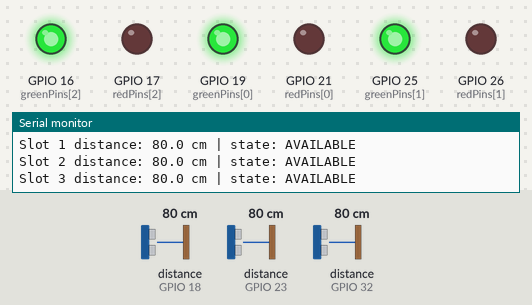
Bench run of a sketch on a simulated ESP32. On the bench: output pins drawn as LEDs (lit = HIGH), the last lines printed to the serial monitor. Wiring (from diagram.json): 3 × ultrasonic range finder: trigger GPIO 5, echo GPIO 18 / trigger GPIO 22, echo GPIO 23 / trigger GPIO 27, echo GPIO 32. Inputs (shaded band) come from the test bench; at power-on: distance to the obstacle (sensors on GPIO 18, GPIO 23, GPIO 32) 80 cm. The echo pulse lasts 58.3 µs per cm; WiFi joins after 1.5 s; servers stay silent unless stated; no MQTT or app messages arrive unless stated; pins used as bus, display or sensor lines are not drawn.

Above: at 2.8 s.
2.9 s: distance to the obstacle (sensor on GPIO 18) set to 17 cm
5.9 s: distance to the obstacle (sensor on GPIO 18) set to 13 cm
At 7.2 s:
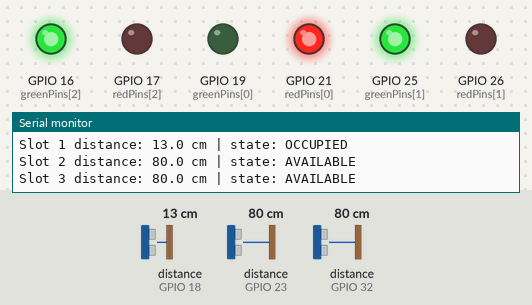
8.1 s: distance to the obstacle (sensor on GPIO 23) set to 17 cm
9.8 s: distance to the obstacle (sensor on GPIO 23) set to 12 cm
At 10.9 s:
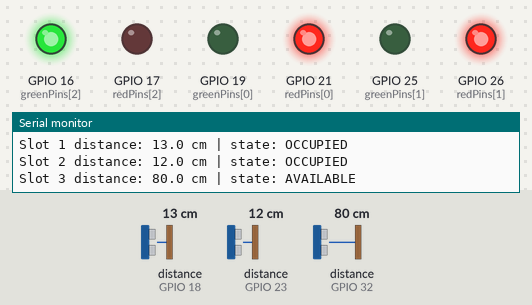
11.9 s: distance to the obstacle (sensor on GPIO 32) set to 17 cm
13.8 s: distance to the obstacle (sensor on GPIO 32) set to 13 cm
At 15.4 s:
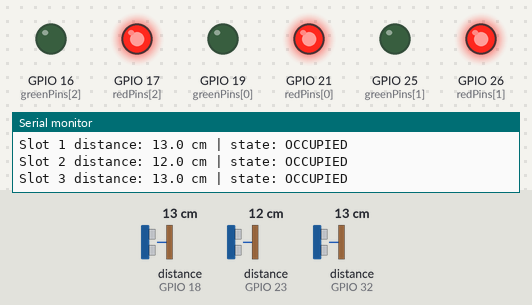
Timing chart, 0 to 16.9 s (numbered marks = the images above; inputs shaded):
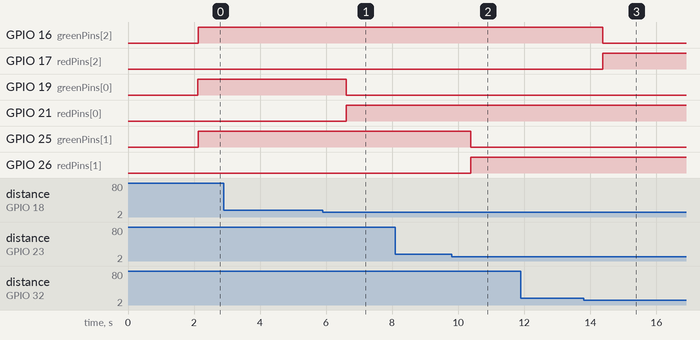

Measured:
- the behaviour switches between 15 and 14 cm on distance to the obstacle (sensor on GPIO 18) (found by bisection; images 0 and 1)
- the behaviour switches between 15 and 14 cm on distance to the obstacle (sensor on GPIO 23) (found by bisection; images 1 and 2)
- the behaviour switches between 15 and 14 cm on distance to the obstacle (sensor on GPIO 32) (found by bisection; images 2 and 3)
- after the input at 5.9 s, GPIO 19 (greenPins[0]): HIGH → LOW after 0.72 s; GPIO 21 (redPins[0]): LOW → HIGH after 0.72 s
- after the input at 9.8 s, GPIO 25 (greenPins[1]): HIGH → LOW after 0.57 s; GPIO 26 (redPins[1]): LOW → HIGH after 0.57 s
- after the input at 13.8 s, GPIO 16 (greenPins[2]): HIGH → LOW after 0.58 s; GPIO 17 (redPins[2]): LOW → HIGH after 0.58 s

The sketch:

sketch.ino
```cpp
/*
  IoT Smart Parking System - 3 Slots
  Board: ESP32 DevKit V1
  Sensors: 3 x HC-SR04
  Indicators: 3 green LEDs + 3 red LEDs
  Network: Wi-Fi + MQTT (PubSubClient)

  Wokwi Wi-Fi:
    SSID: Wokwi-GUEST
    Password: (empty)

  // MQTT broker (classroom demonstration only):
// broker.emqx.io:1883

  Physical hardware warning:
    HC-SR04 ECHO is normally 5V. ESP32 GPIO is NOT 5V tolerant.
    Use a voltage divider or logic-level shifter on every ECHO line
    when building the real circuit. Power HC-SR04 from 5V and share GND.
*/

#include <WiFi.h>
#include <PubSubClient.h>

// -------------------- Network configuration --------------------
const char* WIFI_SSID = "Wokwi-GUEST";
const char* WIFI_PASSWORD = "";

const char* MQTT_HOST = "broker.emqx.io";
const uint16_t MQTT_PORT = 1883;

const char* TOPIC_COMMAND = "smartparking/command";
const char* TOPIC_CONNECTION = "smartparking/system/connection";

WiFiClient wifiClient;
PubSubClient mqtt(wifiClient);

// -------------------- Hardware configuration --------------------
const uint8_t SLOT_COUNT = 3;

const uint8_t trigPins[SLOT_COUNT]  = {5, 22, 27};
const uint8_t echoPins[SLOT_COUNT]  = {18, 23, 32};
const uint8_t greenPins[SLOT_COUNT] = {19, 25, 16};
const uint8_t redPins[SLOT_COUNT]   = {21, 26, 17};

// -------------------- Detection configuration --------------------
const float OCCUPIED_THRESHOLD_CM = 15.0;
const uint8_t CONFIRMATION_READINGS = 3;
const uint8_t SENSOR_ERROR_READINGS = 3;
const unsigned long SENSOR_INTERVAL_MS = 250;
const unsigned long HEARTBEAT_INTERVAL_MS = 10000;
const unsigned long WIFI_RETRY_INTERVAL_MS = 5000;
const unsigned long MQTT_RETRY_INTERVAL_MS = 5000;
const unsigned long ECHO_TIMEOUT_US = 25000;

// -------------------- Slot state --------------------
enum SlotState {
  UNKNOWN,
  AVAILABLE,
  OCCUPIED,
  SENSOR_ERROR
};

SlotState slotState[SLOT_COUNT] = {
  UNKNOWN, UNKNOWN, UNKNOWN
};

uint8_t occupiedStreak[SLOT_COUNT] = {0, 0, 0};
uint8_t availableStreak[SLOT_COUNT] = {0, 0, 0};
uint8_t errorStreak[SLOT_COUNT] = {0, 0, 0};
uint8_t validStreak[SLOT_COUNT] = {0, 0, 0};

float lastDistanceCm[SLOT_COUNT] = {-1, -1, -1};

unsigned long lastSensorScan = 0;
unsigned long lastHeartbeat = 0;
unsigned long lastWifiAttempt = 0;
unsigned long lastMqttAttempt = 0;

String mqttClientId;

// -------------------- Helper functions --------------------
const char* stateName(SlotState state) {
  switch (state) {
    case AVAILABLE:   return "AVAILABLE";
    case OCCUPIED:    return "OCCUPIED";
    case SENSOR_ERROR:return "SENSOR_ERROR";
    default:          return "UNKNOWN";
  }
}

void setIndicators(uint8_t slot) {
  // Sensor error and unknown: both indicators OFF.
  digitalWrite(greenPins[slot],
               slotState[slot] == AVAILABLE ? HIGH : LOW);
  digitalWrite(redPins[slot],
               slotState[slot] == OCCUPIED ? HIGH : LOW);
}

float readDistanceCm(uint8_t slot) {
  digitalWrite(trigPins[slot], LOW);
  delayMicroseconds(3);

  digitalWrite(trigPins[slot], HIGH);
  delayMicroseconds(10);
  digitalWrite(trigPins[slot], LOW);

  unsigned long duration =
    pulseIn(echoPins[slot], HIGH, ECHO_TIMEOUT_US);

  if (duration == 0) {
    return -1.0; // No echo / timeout
  }

  return (duration * 0.0343f) / 2.0f;
}

void publishSlotStatus(uint8_t slot) {
  if (!mqtt.connected()) return;

  char topic[80];
  snprintf(topic, sizeof(topic),
           "smartparking/slot%u/status", slot + 1);

  char payload[180];
  snprintf(payload, sizeof(payload),
    "{\"slot\":%u,\"status\":\"%s\",\"distance_cm\":%.1f,"
    "\"uptime_ms\":%lu}",
    slot + 1,
    stateName(slotState[slot]),
    lastDistanceCm[slot],
    millis()
  );

  // Retained status lets a new dashboard subscriber get the latest state.
  bool ok = mqtt.publish(topic, payload, true);
  Serial.printf("Status publish %s: %s [%s]\n",
                topic, payload, ok ? "OK" : "FAILED");
}

void publishSlotEvent(uint8_t slot, SlotState oldState,
                      SlotState newState) {
  if (!mqtt.connected()) return;

  char topic[80];
  snprintf(topic, sizeof(topic),
           "smartparking/slot%u/event", slot + 1);

  char payload[180];
  snprintf(payload, sizeof(payload),
    "{\"slot\":%u,\"from\":\"%s\",\"to\":\"%s\","
    "\"distance_cm\":%.1f,\"uptime_ms\":%lu}",
    slot + 1,
    stateName(oldState),
    stateName(newState),
    lastDistanceCm[slot],
    millis()
  );

  // Events are not retained; they describe a transition that just occurred.
  mqtt.publish(topic, payload, false);
  Serial.printf("Event: %s\n", payload);
}

void changeSlotState(uint8_t slot, SlotState newState) {
  if (newState == slotState[slot]) return;

  SlotState oldState = slotState[slot];
  slotState[slot] = newState;
  setIndicators(slot);

  Serial.printf("Slot %u: %s -> %s\n",
                slot + 1,
                stateName(oldState),
                stateName(newState));

  publishSlotEvent(slot, oldState, newState);
  publishSlotStatus(slot);
}

void processSensorReading(uint8_t slot, float distance) {
  if (distance < 0) {
    errorStreak[slot]++;
    validStreak[slot] = 0;
    occupiedStreak[slot] = 0;
    availableStreak[slot] = 0;

    if (errorStreak[slot] >= SENSOR_ERROR_READINGS) {
      changeSlotState(slot, SENSOR_ERROR);
    }
    return;
  }

  lastDistanceCm[slot] = distance;
  errorStreak[slot] = 0;
  validStreak[slot]++;

  if (distance < OCCUPIED_THRESHOLD_CM) {
    occupiedStreak[slot]++;
    availableStreak[slot] = 0;

    if (occupiedStreak[slot] >= CONFIRMATION_READINGS &&
        validStreak[slot] >= CONFIRMATION_READINGS) {
      changeSlotState(slot, OCCUPIED);
    }
  } else {
    availableStreak[slot]++;
    occupiedStreak[slot] = 0;

    if (availableStreak[slot] >= CONFIRMATION_READINGS &&
        validStreak[slot] >= CONFIRMATION_READINGS) {
      changeSlotState(slot, AVAILABLE);
    }
  }
}

// -------------------- MQTT callback --------------------
void mqttCallback(char* topic, byte* payload, unsigned int length) {
  String message;
  for (unsigned int i = 0; i < length; i++) {
    message += (char)payload[i];
  }
  message.trim();
  message.toUpperCase();

  Serial.printf("MQTT command on %s: %s\n", topic, message.c_str());

  if (String(topic) == TOPIC_COMMAND) {
    if (message == "REFRESH" || message == "STATUS") {
      for (uint8_t i = 0; i < SLOT_COUNT; i++) {
        publishSlotStatus(i);
      }
    }
  }
}

// -------------------- Connection management --------------------
void startWifiConnection() {
  if (WiFi.status() == WL_CONNECTED) return;

  unsigned long now = millis();
  if (now - lastWifiAttempt < WIFI_RETRY_INTERVAL_MS) return;

  lastWifiAttempt = now;
  Serial.println("Starting Wi-Fi connection...");
  WiFi.mode(WIFI_STA);
  WiFi.begin(WIFI_SSID, WIFI_PASSWORD, 6);
}

void tryMqttConnection() {
  if (WiFi.status() != WL_CONNECTED || mqtt.connected()) return;

  unsigned long now = millis();
  if (now - lastMqttAttempt < MQTT_RETRY_INTERVAL_MS) return;

  lastMqttAttempt = now;
  Serial.print("Attempting MQTT connection... ");

  // Last Will: broker publishes OFFLINE if this client disconnects unexpectedly.
  bool connected = mqtt.connect(
    mqttClientId.c_str(),
    TOPIC_CONNECTION,
    0,
    true,
    "OFFLINE"
  );

  if (connected) {
    Serial.println("connected");
    mqtt.publish(TOPIC_CONNECTION, "ONLINE", true);
    mqtt.subscribe(TOPIC_COMMAND);

    // Synchronize current state after every MQTT reconnection.
    for (uint8_t i = 0; i < SLOT_COUNT; i++) {
      if (slotState[i] != UNKNOWN) {
        publishSlotStatus(i);
      }
    }
  } else {
    Serial.printf("failed, state=%d\n", mqtt.state());
  }
}

// -------------------- Arduino setup and loop --------------------
void setup() {
  Serial.begin(115200);
  delay(100);

  for (uint8_t i = 0; i < SLOT_COUNT; i++) {
    pinMode(trigPins[i], OUTPUT);
    pinMode(echoPins[i], INPUT);
    pinMode(greenPins[i], OUTPUT);
    pinMode(redPins[i], OUTPUT);

    digitalWrite(trigPins[i], LOW);
    digitalWrite(greenPins[i], LOW);
    digitalWrite(redPins[i], LOW);
  }

  mqttClientId = "SmartParking-";
  mqttClientId += String((uint32_t)ESP.getEfuseMac(), HEX);

  mqtt.setServer(MQTT_HOST, MQTT_PORT);
  mqtt.setCallback(mqttCallback);
  mqtt.setBufferSize(512);
  mqtt.setKeepAlive(30);
  mqtt.setSocketTimeout(2);

  Serial.println();
  Serial.println("Connecting to Wi-Fi...");

  WiFi.mode(WIFI_STA);
  WiFi.begin(WIFI_SSID, WIFI_PASSWORD, 6);

  int attempts = 0;

  while (WiFi.status() != WL_CONNECTED && attempts < 20) {
    delay(500);
    Serial.print(".");
    attempts++;
  }

  if (WiFi.status() == WL_CONNECTED) {
    Serial.println();
    Serial.println("Wi-Fi CONNECTED!");
    Serial.print("IP Address: ");
    Serial.println(WiFi.localIP());
  } else {
    Serial.println();
    Serial.println("Wi-Fi CONNECTION FAILED!");
  }
  lastWifiAttempt = millis();

  Serial.println();
  Serial.println("=== SMART PARKING SYSTEM STARTED ===");
  Serial.println("3 parking slots configured.");
  Serial.printf("Threshold: %.0f cm\n", OCCUPIED_THRESHOLD_CM);
  Serial.println("MQTT topics: smartparking/slotN/status");
}

void loop() {
  // Maintain network services without blocking local sensing.
  startWifiConnection();

  if (WiFi.status() == WL_CONNECTED) {
    tryMqttConnection();
  }

  if (mqtt.connected()) {
    mqtt.loop();
  }

  // Scan all three sensors at a controlled interval.
  unsigned long now = millis();
  if (now - lastSensorScan >= SENSOR_INTERVAL_MS) {
    lastSensorScan = now;

    for (uint8_t i = 0; i < SLOT_COUNT; i++) {
      float distance = readDistanceCm(i);
      processSensorReading(i, distance);

      Serial.printf("Slot %u distance: %.1f cm | state: %s\n",
                    i + 1,
                    distance,
                    stateName(slotState[i]));
    }
  }

  // Periodic retained status heartbeat.
  now = millis();
  if (mqtt.connected() &&
      now - lastHeartbeat >= HEARTBEAT_INTERVAL_MS) {
    lastHeartbeat = now;

    for (uint8_t i = 0; i < SLOT_COUNT; i++) {
      publishSlotStatus(i);
    }
  }
}
```
